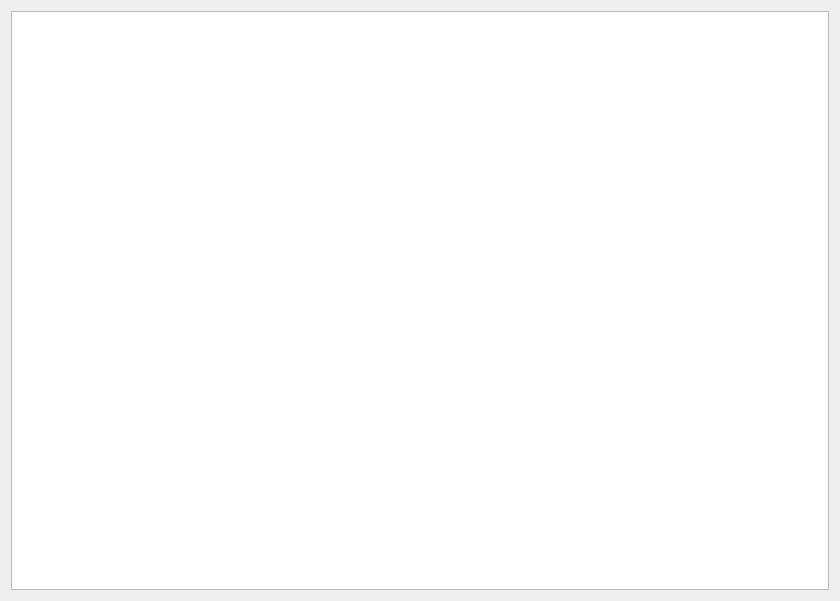
<?xml version="1.0" encoding="UTF-8"?>
<ui version="4.0">
 <class>PlaylistVisualization</class>
 <widget class="QDialog" name="PlaylistVisualization">
  <property name="geometry">
   <rect>
    <x>0</x>
    <y>0</y>
    <width>840</width>
    <height>601</height>
   </rect>
  </property>
  <property name="windowTitle">
   <string>Dialog</string>
  </property>
  <layout class="QVBoxLayout" name="verticalLayout">
   <item>
    <widget class="QTableView" name="tableView"/>
   </item>
  </layout>
 </widget>
 <resources/>
 <connections/>
</ui>
